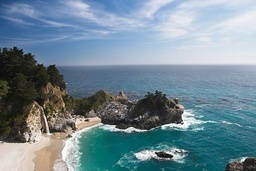
#> input picture sea.jpg, 256 x 171 px, shrunk from 1280 x 853 before the run
$ python test.py   (older library calls are emulated)
#> lines starting #> are read from the running program, lines starting #| are printed output that depends on the picture; after the words box and inside, x2 and y2 are one past the last pixel; in counts of white or black regions, pixels touching at a corner belong together
### seamCarve.py
import numpy as np
import findTranspose
import deleteSeam
import reduceImage

def seamCarve(image, newShape):
    '''
        Parameters:
            image:  Input image
            newShape: Tuple with 2 elements containing the shape of the output image

        Returns:
            The seam, energy of output image and the output image
    '''
    shapeX = image.shape[0] - newShape[0] # Change in number of rows/height
    shapeY = image.shape[1] - newShape[1] # Change in number of columns/width

    return seamCarveReduce(image , (np.max([0,shapeX]), np.max([0,shapeY])))

def seamCarveReduce(image, shapeReduction):
    '''
        Parameters:
            image:  Input image
            shapeReduction: Tuple with 2 elements containing the change in shape

        Returns:
            The seam, energy of output image and the output image
    '''
    # If no change in shape return
    if shapeReduction[0] == 0 and shapeReduction[1] == 0:
        return
    T, bitMask = findTranspose.findTranspose(image, shapeReduction) # Find the optimal transformation steps
    return deleteSeam.deleteSeam(bitMask, shapeReduction, image, reduceImage.reduceImageByMask)

### findTranspose.py
import numpy as np
import energy
import findSeam
import reduceImage

def findTranspose(image, shapeReduction):
    '''
        Compute the bitmask which gives the order in which the seams must be removed.
        Parameters:
            image: Image to be reduced.
            shapeReduction: Tuple with 2 elements reduction in rows and columns.
        Returns:
            T: The matrix for dynamic programing.
            bitMask: Order in which the rows/columns need to be removed.
    '''
    T = np.zeros((shapeReduction[0]+1, shapeReduction[1]+1), dtype='double')
    bitMask = np.ones_like(T) * -1

    # Removing horizontal seams
    imageNoRow = image
    for i in range(1, T.shape[0]):
        e = energy.energyRGB(imageNoRow)
        optSeamMask, seamEnergyRow = findSeam.findSeam(e.T)
        imageNoRow = reduceImage.reduceImageByMask(imageNoRow, optSeamMask, 0)
        bitMask[i, 0] = 0

        T[i, 0] = T[i - 1, 0] + seamEnergyRow

    # Removing veertical seams
    imageNoColumn = image
    for j in range(1, T.shape[1]):
        e = energy.energyRGB(imageNoColumn)
        optSeamMask, seamEnergyColumn = findSeam.findSeam(e)
        imageNoColumn = reduceImage.reduceImageByMask(imageNoColumn, optSeamMask, 1)
        bitMask[0, j] = 1

        T[0, j] = T[0, j - 1] + seamEnergyColumn

    # Computing the T matrix using dynamic programming
    for i in range(1, T.shape[0]):
        imageWithoutRow = image
        for j in range (1, T.shape[1]):
            e = energy.energyRGB(imageWithoutRow)

            # Finding seam and seamEnergy in horizontal dierction
            optSeamMaskRow, seamEnergyRow = findSeam.findSeam(e.T)
            imageNoRow = reduceImage.reduceImageByMask(imageWithoutRow, optSeamMaskRow, 0)

            # Finding seam and seamEnergy in verticlal direction
            optSeamMaskColumn, seamEnergyColumm = findSeam.findSeam(e)
            imageNoColumn = reduceImage.reduceImageByMask(imageWithoutRow, optSeamMaskColumn, 1)

            # Choosing the minimum cost option
            neighbors = [(T[i - 1, j] + seamEnergyRow), (T[i, j - 1] + seamEnergyColumn)]
            val = np.min(neighbors)
            ind = np.argmin(neighbors)

            T[i, j] = val                   # Updating T
            bitMask[i, j] = ind             # Updating bitMask

            imageWithoutRow = imageNoColumn

        e = energy.energyRGB(image)
        [optSeamMaskRow, seamEnergyRow] = findSeam.findSeam(e.T)
        image = reduceImage.reduceImageByMask(image, optSeamMaskRow, 0)

    return T, bitMask

### energy.py
import numpy as np
from scipy.ndimage.filters import convolve

def energyRGB(image):
    '''
        Function calculates the energy of an RGB image
        Parameters:
            image: RGB image
        Returns:
            res: Energy of the image
    '''
    res = energyGrey(image[:,:,0]) + energyGrey(image[:,:,1]) + energyGrey(image[:,:,2])
    return res

def energyGrey(image):
    '''
        Function calculates the energy of an image with single colour channel using 1st derivative
        gradient filters in both x and y direction.
        Parameters:
            image: Single channel image
        Returns:
            res: Energy of the image
    '''
    gx = np.array([[-1,0,1]]).astype(np.float)              # Gradient filter in x dirrection
    gy = np.array([[-1],[0],[1]]).astype(np.float)          # Gradient filter in y dirrection

    # Energy = |derivative in x| + |derivative in y|
    res = np.abs(convolve(image, gx, mode='nearest')) + np.abs(convolve(image, gy, mode='nearest'))
    return res

### findSeam.py
import numpy as np
import energy
import matplotlib.image as mpimg

def findSeam(e):
    '''
        The function finds a seam with least energy using dynamic programing.
        Parameter:
            e: Energy of the current image

        Returns:
            optSeamMask: Optimal seam.
            seamEnergy: Energy of the optimal seam.
    '''

    # Traverse the image from the second row to the last row
    # and compute the cumulative minimum energy M for all possible
    # connected seams for each entry (i, j):
    # M(i, j) = e(i, j)+ min(M(i−1, j −1),M(i−1, j),M(i−1, j +1))

    M = np.copy(e)
    for i in range(1, M.shape[0]):
        for j in range(M.shape[1]):
            if j-1 < 0:
                M[i, j] += np.min([M[i-1, j], M[i-1, j+1]])
            elif j+1 >= M.shape[1]:
                M[i, j] += np.min([M[i-1, j-1], M[i-1, j]])
            else:
                 M[i, j] += np.min([M[i-1, j-1], M[i-1, j], M[i-1, j+1]])

    print(M.shape, e.shape)
    val = np.min(M[-1])         # Finding the minimum value in the last column
    ind = np.argmin(M[-1])      # Finding the index of the minimum value

    seamEnergy = val
    optSeamMask = np.zeros_like(e, dtype=np.uint8)

    # Backtracing to get the optimal Seam mask
    for i in reversed(range(1, M.shape[0])):
        optSeamMask[i, ind] = 1
        if ind-1 < 0:
            neighbors = min([M[i-1, ind], M[i-1, ind+1]])
            val = np.min(neighbors)
            indInc = np.argmin(neighbors)
            ind += indInc
        elif ind+1 >= e.shape[1]:
            neighbors = min([M[i-1, ind-1], M[i-1, ind]])
            val = np.min(neighbors)
            indInc = np.argmin(neighbors)
            ind += indInc - 1
        else:
            neighbors = [M[i - 1, ind - 1], M[i - 1, ind], M[i - 1, ind + 1]]
            val = np.min(neighbors)
            indInc = np.argmin(neighbors)
            ind += indInc - 1
        seamEnergy = seamEnergy + val

    optSeamMask[0, ind] = 1

    # Converting mask to boolean for making deleting of seam easy
    optSeamMask = ~(optSeamMask.astype(np.bool))

    return optSeamMask, seamEnergy

### deleteSeam.py
import numpy as np
import energy
import findSeam

def deleteSeam(bitMask, shapeReduction, image, func):
    '''
        Function finds the seam in the direction (horizontal / verticle) as specified by the bit mask
        and removes it from the image.

        Paramteres:
            bitMask: bit mask tells thee direction from which seam must be deleted.
            shapeReduction: Difference in shape of the input and output image.
            image: Input image
            func: The function to be used for removing seams.
    '''
    i = bitMask.shape[0]        # Difference in number of rows
    j = bitMask.shape[1]        # Difference in number of columns

    # Looping and removing seams
    for k in range(shapeReduction[0] + shapeReduction[1]):

        # Calculating energy of current image
        e = energy.energyRGB(image)

        if (bitMask[i-1, j-1] == 0):
            # Removing horizontal seam
            optSeamMask, seamEnergy = findSeam.findSeam(e.T)    # Finding optimal seam
            image = func(image, optSeamMask, 0)                 # Removing the seam
            i -= 1
        else:
            # Removing vertical seam
            optSeamMask, seamEnergy = findSeam.findSeam(e)      # Finding optimal seam
            image = func(image, optSeamMask, 1)                 # Removing the seam
            j -= 1

    return image, optSeamMask, e

### reduceImage.py
import numpy as np

def reduceImageByMask(image, seamMask, isVerticle):
    '''
        Function choose calls the reduce vertiacally / horizontally depending on the isVectricle
        parameter.
        Parameters:
            image: Image from which seam must be removed.
            seamMask: Seam to be removed as a boolean matrix.
            isVerticle: 1 - If seam to be removed is Verticle
                        0 - If seam to be removed is Horrizontal
        Return:
            Reduced Image
    '''
    if isVerticle == 1:
        imageReduced = reduceImageByMaskVertical(image, seamMask)
    else:
        imageReduced = reduceImageByMaskHorizontal(image, seamMask.T)

    return imageReduced

def reduceImageByMaskVertical(image, seamMask):
    '''
        Function removes the verticle mask
        Parameters:
            image: Image from which seam must be removed.
            seamMask: Seam to be removed as a boolean matrix.
        Return:
            Reduced Image
    '''
    imageReduced = np.zeros((image.shape[0], image.shape[1]-1, image.shape[2]))
    for i in range(seamMask.shape[0]):
        imageReduced[i, :, 0] = image[i, seamMask[i, :], 0]
        imageReduced[i, :, 1] = image[i, seamMask[i, :], 1]
        imageReduced[i, :, 2] = image[i, seamMask[i, :], 2]

    return imageReduced

# [16 lines left out: function reduceImageByMaskHorizontal, not called in this run]

### test.py
import numpy as np
import matplotlib.image as mpimg
import matplotlib.pyplot as plt
from PIL import Image
import seamCarve

# Load image
image = mpimg.imread('./sea.jpg')
#> image is the input picture: shape (171, 256, 3); mean R, G, B 113.1, 136.4, 148.3
imShape = image.shape
#> imShape = (171, 256, 3)

# # Resize the image so that the code runs faster
image = np.array(Image.fromarray(image).resize((imShape[1]//3, imShape[0]//3)))
#> image: shape (57, 85, 3)
imShape = image.shape
#> imShape = (57, 85, 3)

# Size of the output image after seam carving
newImage, Mask, e = seamCarve.seamCarve(image.astype(np.float), (imShape[0], imShape[1]//2))
#> the loop in findTranspose, `for j in range(1, T.shape[1]):` made 43 passes
#> seamEnergyColumn on passes 1 to 12: 47788, 49056, 48637, 51042, 51675, 53537, 53094, 53063, 53919, 58400, 58261, 59450
#> pass 1, in energyGrey (call 3), `res = np.abs(convolve(image, gx, mode='nearest')) + np.abs(convolve(im..`:
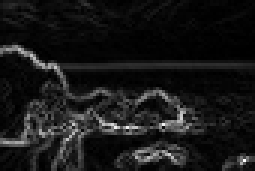
#> res: shape (57, 85) float64 (shown 3 times larger); min 0, max 298, mean 28.1; drawn with min black and max white
#> after the loop in findTranspose, `for j in range(1, T.shape[1]):`:
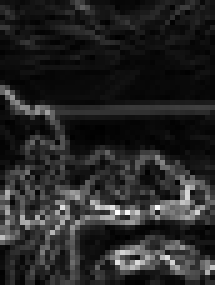
#> e: shape (57, 43) float64 (shown 5 times larger); min 4, max 823, mean 127.1; drawn with min black and max white
#> after the loop in findTranspose, `for j in range(1, T.shape[1]):`:
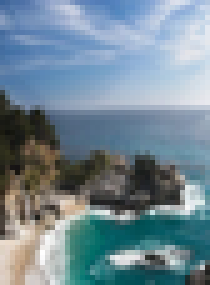
#> imageNoColumn: shape (57, 42, 3) float64 (shown 5 times larger); mean of channels 0, 1, 2 114.6, 136.2, 148.6; drawn as R, G, B
#> the loop in deleteSeam, `for k in range(shapeReduction[0] + shapeReduction[1]):` made 43 passes
#> seamEnergy on passes 1 to 12: 47788, 49056, 48637, 51042, 51675, 53537, 53094, 53063, 53919, 58400, 58261, 59450
#> pass 1, in deleteSeam, `optSeamMask, seamEnergy = findSeam.findSeam(e)`:
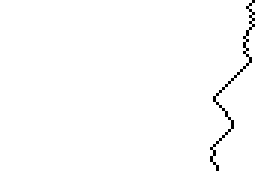
#> optSeamMask: shape (57, 85) bool (shown 3 times larger); 98.8% white; black in thin lines or dots, all inside (x1, y1, x2, y2) = (70, 0, 85, 57)
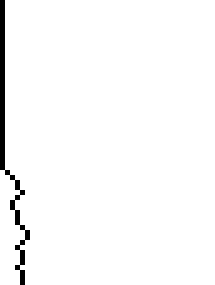
#> Mask: shape (57, 43) bool (shown 5 times larger); 97.7% white; black in thin lines or dots, all inside (x1, y1, x2, y2) = (0, 0, 6, 57)
ImageMask = np.copy(image)

# Highlighting the seam in the original image
for i in range(Mask.shape[0]):
    for j in range(Mask.shape[1]):
        if Mask[i, j] == 0:
            ImageMask[i,j,0], ImageMask[i,j,1], ImageMask[i,j,2] = 0,0,0
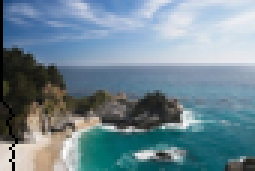
#> ImageMask: shape (57, 85, 3) (shown 3 times larger); mean R, G, B 112.3, 135.4, 147.2

# Ploting the seam, energy of the outout image and the output image
figure, axis = plt.subplots(nrows=1, ncols=3)
axis[0].imshow(ImageMask)
axis[1].imshow(newImage.astype(np.int))
axis[2].imshow(e.astype(np.int), cmap='gray')
plt.show()
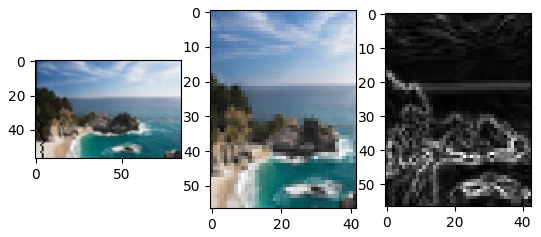
#> figure drawn by matplotlib, 3 panels
